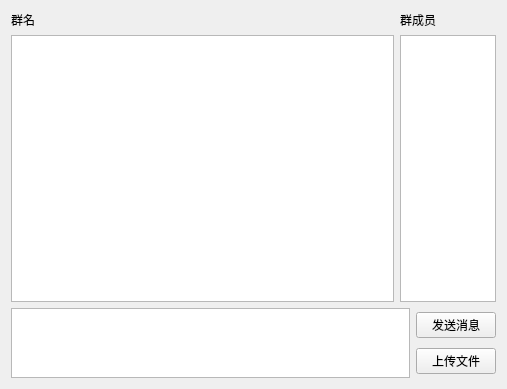
<?xml version="1.0" encoding="UTF-8"?>
<ui version="4.0">
 <class>groupchatwidget</class>
 <widget class="QWidget" name="groupchatwidget">
  <property name="geometry">
   <rect>
    <x>0</x>
    <y>0</y>
    <width>507</width>
    <height>389</height>
   </rect>
  </property>
  <property name="windowTitle">
   <string>Form</string>
  </property>
  <layout class="QVBoxLayout" name="verticalLayout_4" stretch="10,1">
   <item>
    <layout class="QHBoxLayout" name="horizontalLayout_2" stretch="8,2">
     <item>
      <layout class="QVBoxLayout" name="verticalLayout_2">
       <item>
        <widget class="QLabel" name="groupName">
         <property name="text">
          <string>群名</string>
         </property>
        </widget>
       </item>
       <item>
        <widget class="QListWidget" name="msgOutput_LW"/>
       </item>
      </layout>
     </item>
     <item>
      <layout class="QVBoxLayout" name="verticalLayout_3">
       <item>
        <widget class="QLabel" name="groupmember">
         <property name="text">
          <string>群成员</string>
         </property>
        </widget>
       </item>
       <item>
        <widget class="QListWidget" name="grouplist_LW"/>
       </item>
      </layout>
     </item>
    </layout>
   </item>
   <item>
    <layout class="QHBoxLayout" name="horizontalLayout">
     <item>
      <widget class="QPlainTextEdit" name="msginput_PTE"/>
     </item>
     <item>
      <layout class="QVBoxLayout" name="verticalLayout">
       <item>
        <widget class="QPushButton" name="send_PB">
         <property name="text">
          <string>发送消息</string>
         </property>
        </widget>
       </item>
       <item>
        <widget class="QPushButton" name="uploadFile_PB">
         <property name="text">
          <string>上传文件</string>
         </property>
        </widget>
       </item>
      </layout>
     </item>
    </layout>
   </item>
  </layout>
 </widget>
 <resources/>
 <connections/>
</ui>
